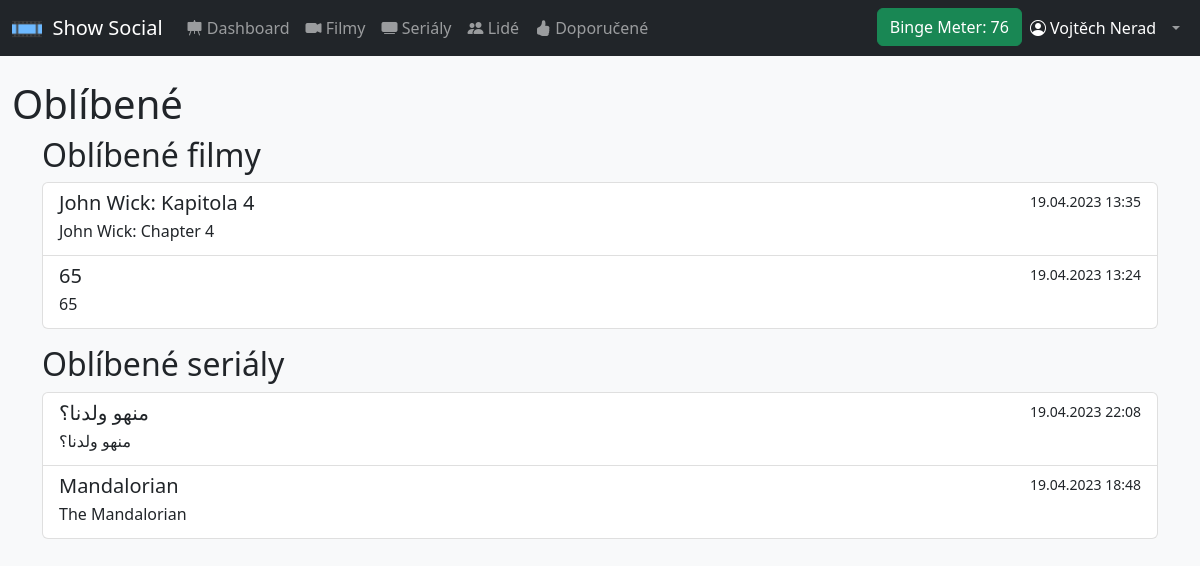
The page /favorites.php (signed in) on the database its author committed.
### tables this page shows
CREATE TABLE `favorite_movies` (
  `user_id` int(11) NOT NULL,
  `movie_id` int(11) NOT NULL,
  `timestamp` timestamp NOT NULL DEFAULT current_timestamp()
);

CREATE TABLE `movies` (
  `movie_id` int(11) NOT NULL,
  `title` varchar(100) NOT NULL,
  `original_title` varchar(100) NOT NULL,
  `overview` varchar(1000) NOT NULL,
  `poster_path` varchar(50) NOT NULL,
  `release_date` date NOT NULL,
  `runtime` smallint(6) NOT NULL
);

CREATE TABLE `favorite_tv_shows` (
  `user_id` int(11) NOT NULL,
  `show_id` bigint(20) NOT NULL,
  `timestamp` timestamp NOT NULL DEFAULT current_timestamp()
);

CREATE TABLE `tv_shows` (
  `id` bigint(20) NOT NULL,
  `name` varchar(255) NOT NULL,
  `original_name` varchar(255) NOT NULL,
  `poster_path` varchar(255) NOT NULL
);

### classes/dbh.class.php (called while the page is built)
<?php
class Dbh {
    private $host = "localhost";
    private $username = "root";
    private $password = "ayylmao1337";
    private $dbname = "show_social";
    public function connect() {
        $dsn = 'mysql:host=' .  $this->host .';dbname=' . $this->dbname;
        $pdo = new PDO($dsn, $this->username, $this->password);
        $pdo->setAttribute(PDO::ATTR_DEFAULT_FETCH_MODE, PDO::FETCH_ASSOC);
        return $pdo;
    }
}

### classes/User.class.php (called while the page is built, shortened)
<?php
require_once $_SERVER['DOCUMENT_ROOT'].'/classes/dbh.class.php';
class User extends Dbh {
    private $id;
    function __construct($userId) {
        $this->id = $userId;
    }
    function favoriteMovies() {
        $favoriteMoviesStatement = $this->connect()->prepare('
            SELECT movies.movie_id, movies.title, movies.original_title, movies.poster_path, favorite_movies.timestamp
            FROM favorite_movies
            LEFT JOIN movies
            ON favorite_movies.movie_id = movies.movie_id
            WHERE user_id = (:user_id)
            ORDER BY favorite_movies.timestamp DESC;
        ');
        $favoriteMoviesStatement->execute([
            ':user_id' => $this->id
        ]);
        $favoriteMoviesData = $favoriteMoviesStatement->fetchAll();
        return $favoriteMoviesData;
    }
    function favoriteTvShows() {
        $favoriteTvShowsStatement = $this->connect()->prepare('
            SELECT tv_shows.id as show_id, tv_shows.name, tv_shows.original_name, tv_shows.poster_path, favorite_tv_shows.timestamp
            FROM favorite_tv_shows
            LEFT JOIN tv_shows
            ON favorite_tv_shows.show_id = tv_shows.id
            WHERE user_id = (:user_id)
            ORDER BY favorite_tv_shows.timestamp DESC;
        ');
        $favoriteTvShowsStatement->execute([
            ':user_id' => $this->id
        ]);
        $favoriteTvShowsData = $favoriteTvShowsStatement->fetchAll();
        return $favoriteTvShowsData;
    }
}

### favorites.php (the view, shortened to what this page needs)
<?php
require_once $_SERVER['DOCUMENT_ROOT'].'/classes/User.class.php';
include 'includes/header.inc.php';
echo '<h1>Oblíbené</h1>';
$user = new User($_SESSION['user_id']);
$bookmarkedMovies = $user->favoriteMovies();
echo '<div class="container-sm mb-3">';
echo '<h2>Oblíbené filmy</h2>';
echo '<div class="list-group">';
if ($bookmarkedMovies) {
    foreach ($bookmarkedMovies as $bookmarkedMovie) {
        echo '<a href="./movie.php?id=' . $bookmarkedMovie['movie_id'] . '" class="list-group-item list-group-item-action">';
        echo '<div class="d-flex w-100 justify-content-between">';
        echo '<h5 class="mb-1">' . $bookmarkedMovie['title'] . '</h5>';
        $bookmarkedTime = date_create($bookmarkedMovie['timestamp']);
        echo '<small>' . date_format($bookmarkedTime, 'd.m.Y H:i') . '</small>';
        echo '</div>';
        echo '<p class="mb-1">' . htmlspecialchars($bookmarkedMovie['original_title']) . '</p>';
        echo '</a>';
    }
} else {
    echo '<div class="list-group-item">Nemáte žádné založené filmy.</div>';
}
echo '</div>';
echo '</div>';
$bookmarkedTvShows = $user->favoriteTvShows();
echo '<div class="container-sm mb-3">';
echo '<h2>Oblíbené seriály</h2>';
echo '<div class="list-group">';
if ($bookmarkedTvShows) {
    foreach ($bookmarkedTvShows as $bookmarkedTvShow) {
        echo '<a href="./show.php?id=' . $bookmarkedTvShow['show_id'] . '" class="list-group-item list-group-item-action">';
        echo '<div class="d-flex w-100 justify-content-between">';
        echo '<h5 class="mb-1">' . $bookmarkedTvShow['name'] . '</h5>';
        $bookmarkedTime = date_create($bookmarkedTvShow['timestamp']);
        echo '<small>' . date_format($bookmarkedTime, 'd.m.Y H:i') . '</small>';
        echo '</div>';
        echo '<p class="mb-1">' . htmlspecialchars($bookmarkedTvShow['original_name']) . '</p>';
        echo '</a>';
    }
} else {
    echo '<div class="list-group-item">Nemáte žádné založené seriály.</div>';
}
echo '</div>';
echo '</div>';
include 'includes/footer.inc.php';
?>

### rows shown on the page
favorite_movies: movies.title "John Wick: Kapitola 4", timestamp "19.04.2023 13:35", movies.original_title "John Wick: Chapter 4"
favorite_movies: movies.title "65", timestamp "19.04.2023 13:24", movies.original_title "65"
favorite_tv_shows: tv_shows.name "منهو ولدنا؟", timestamp "19.04.2023 22:08", tv_shows.original_name "منهو ولدنا؟"
favorite_tv_shows: tv_shows.name "Mandalorian", timestamp "19.04.2023 18:48", tv_shows.original_name "The Mandalorian"

### other values the page prints
$seenPercentage "76"
$_SESSION['first_name'] "Vojtěch"
$_SESSION['last_name'] "Nerad"
